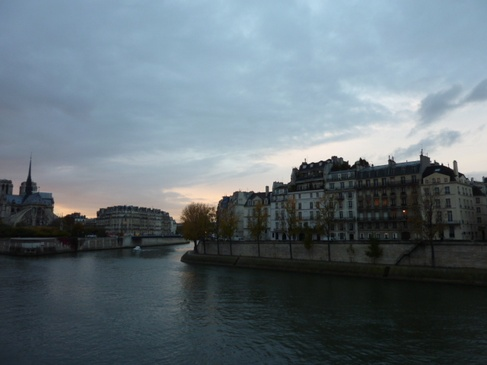
#> input picture paris/paris_b.jpg, 487 x 365 px, shrunk from 640 x 480 before the run
$ python main.py
#> lines starting #> are read from the running program, lines starting #| are printed output that depends on the picture
from PIL import Image
import matplotlib.pyplot as plt
import numpy as np
import sys

image1 = Image.open("paris/paris_b.jpg")
#> image1 is the input picture: PIL image 487x365 RGB; mean R, G, B 97.9, 111.2, 118.9
image2 = Image.open("paris/paris_c.jpg")
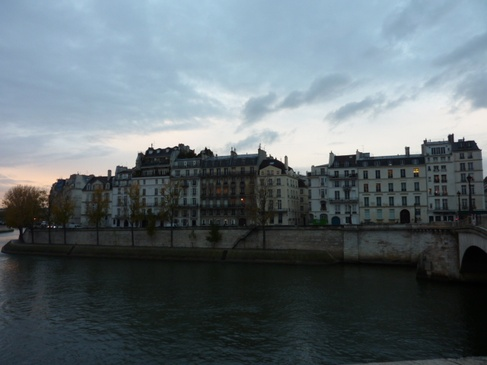
#> input picture paris/paris_c.jpg, 487 x 365 px, shrunk from 640 x 480 before the run
#> image2 is the input picture: PIL image 487x365 RGB; mean R, G, B 96.4, 107.8, 113.4
image1 = Image.open("mosaic2.jpg")
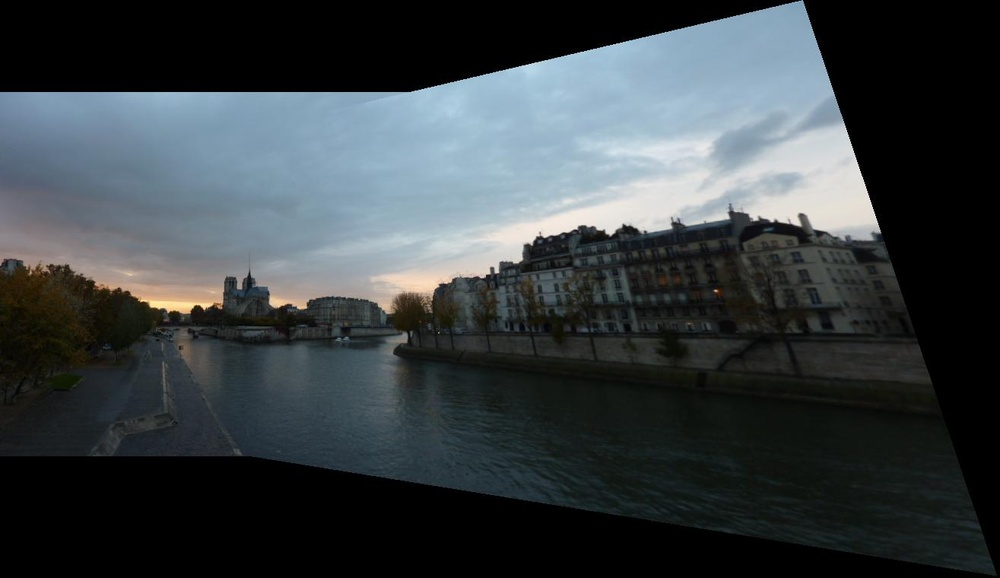
#> input picture mosaic2.jpg, 1000 x 578 px, shrunk from 1315 x 760 before the run
#> image1 is the input picture: PIL image 1000x578 RGB; mean R, G, B 57.2, 63.9, 67.1
plt.imshow(image1)
#> (the run stopped early here; a loop or call above may not have finished)
